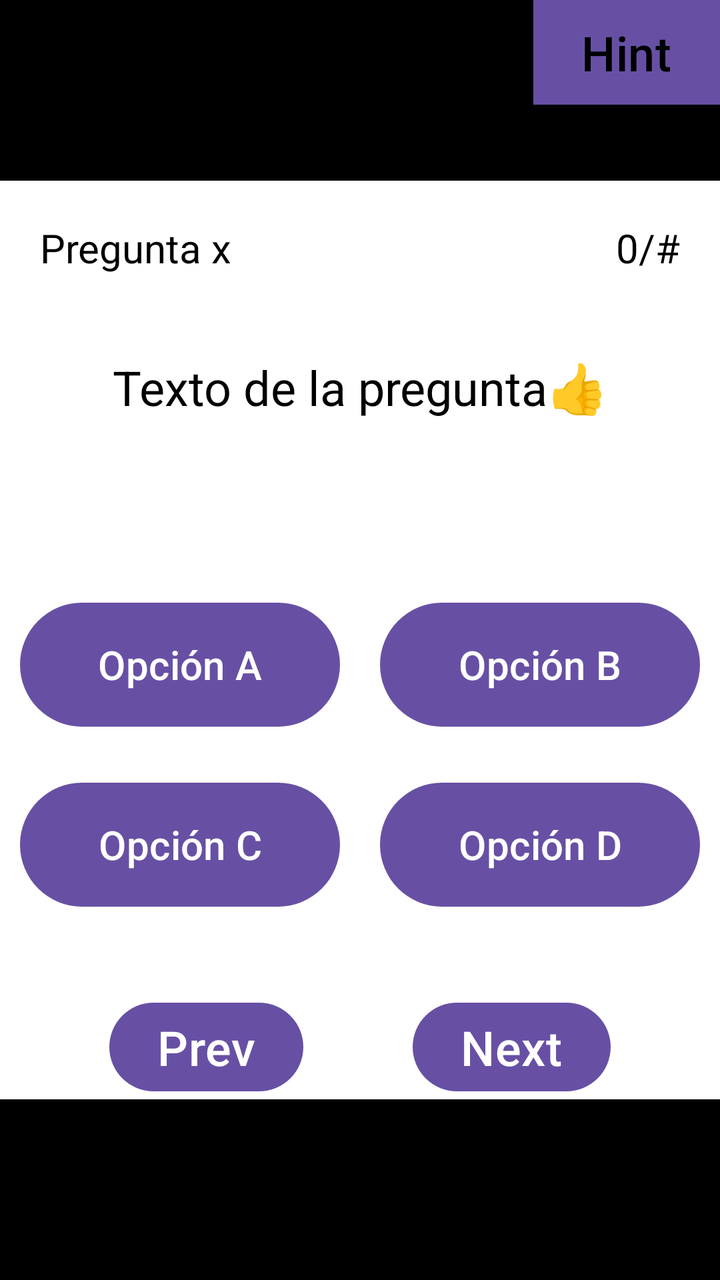
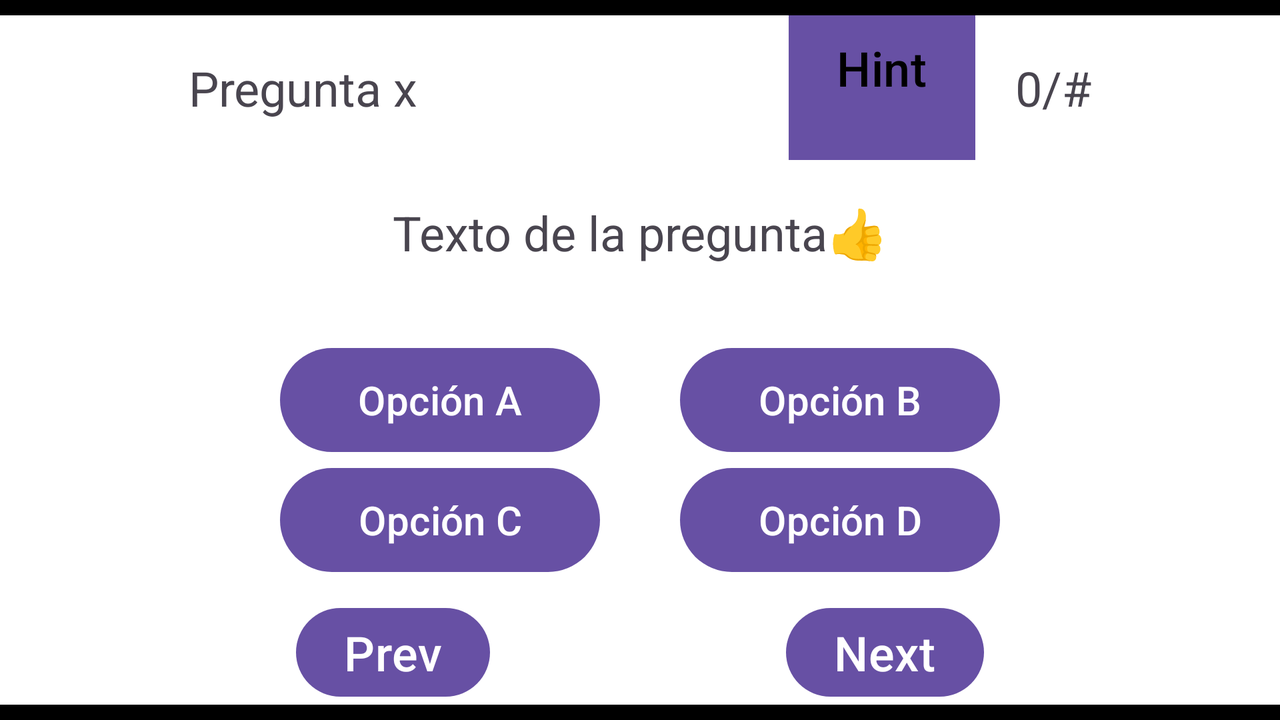

Compare how this app lays out the same screen by default and in its alternative resource folder. The renders come first, then the two layout files and the values they reference.
<!-- AndroidManifest.xml: application theme Theme.ProyectoPreguntadosMobile -->
<!-- res/layout/activity_game.xml -->
<?xml version="1.0" encoding="utf-8"?>
<androidx.constraintlayout.widget.ConstraintLayout xmlns:android="http://schemas.android.com/apk/res/android"
    xmlns:app="http://schemas.android.com/apk/res-auto"
    xmlns:tools="http://schemas.android.com/tools"
    android:id="@+id/main"
    android:layout_width="match_parent"
    android:layout_height="match_parent"
    android:background="@color/black"
    tools:context=".GameActivity">

    

    <LinearLayout
        android:layout_width="match_parent"
        android:layout_height="match_parent"
        android:gravity="end"
        android:orientation="vertical">

        <Button
            android:id="@+id/hint_button"
            android:layout_width="wrap_content"
            android:layout_height="wrap_content"
            android:background="@android:color/background_dark"
            android:gravity="top"
            android:text="@string/hint_button"
            android:textColor="@color/black"
            android:textSize="24sp" />
    </LinearLayout>


    <LinearLayout
        android:id="@+id/main_layout"
        android:layout_width="match_parent"
        android:layout_height="match_parent"
        android:gravity="center"
        android:orientation="vertical">

        <LinearLayout
            android:layout_width="match_parent"
            android:layout_height="wrap_content"
            android:background="@color/white"
            android:gravity="top"
            android:orientation="horizontal">

            <TextView
                android:id="@+id/questionNumber_text"
                android:layout_width="wrap_content"
                android:layout_height="wrap_content"
                android:layout_gravity="center"
                android:maxWidth="160dp"
                android:padding="20dp"
                android:textColor="@color/black"
                android:textSize="20sp"
                tools:text="Pregunta x" />

            <Space
                android:layout_width="0dp"
                android:layout_height="match_parent"
                android:layout_weight="1" />

            <TextView
                android:id="@+id/totalAnswered_text"
                android:layout_width="wrap_content"
                android:layout_height="wrap_content"
                android:layout_gravity="center"
                android:padding="20dp"
                android:textColor="@color/black"
                android:textSize="20sp"
                tools:text="0/#" />

        </LinearLayout>

        <TextView
            android:id="@+id/question_text"
            android:layout_width="match_parent"
            android:layout_height="wrap_content"
            android:background="@color/white"
            android:minHeight="130dp"
            android:padding="20dp"
            android:textAlignment="center"
            android:textColor="@color/black"
            android:textSize="24sp"
            tools:text="Texto de la pregunta👍" />

        <LinearLayout
            android:layout_width="match_parent"
            android:layout_height="wrap_content"
            android:background="@color/white"
            android:orientation="horizontal">

            <Space
                android:layout_width="0dp"
                android:layout_height="match_parent"
                android:layout_weight="1" />

            <Button
                android:id="@+id/optionA_button"
                android:layout_width="wrap_content"
                android:layout_height="wrap_content"
                android:layout_margin="10dp"
                android:maxWidth="160dp"
                android:maxHeight="170dp"
                android:minWidth="160dp"
                android:minHeight="70dp"
                android:textAlignment="center"
                android:textColor="@color/white"
                android:textSize="20sp"
                app:backgroundTint="#6750A4"
                tools:text="Opción A" />


            <Button
                android:id="@+id/optionB_button"
                android:layout_width="wrap_content"
                android:layout_height="wrap_content"
                android:layout_margin="10dp"
                android:maxWidth="160dp"
                android:maxHeight="170dp"
                android:minWidth="160dp"
                android:minHeight="70dp"
                android:textAlignment="center"
                android:textColor="@color/white"
                android:textSize="20sp"
                app:backgroundTint="#6750A4"
                tools:text="Opción B" />

            <Space
                android:layout_width="0dp"
                android:layout_height="match_parent"
                android:layout_weight="1" />

        </LinearLayout>

        <LinearLayout
            android:layout_width="match_parent"
            android:layout_height="wrap_content"
            android:background="@color/white"
            android:orientation="horizontal">

            <Space
                android:layout_width="0dp"
                android:layout_height="match_parent"
                android:layout_weight="1" />

            <Button
                android:id="@+id/optionC_button"
                android:layout_width="wrap_content"
                android:layout_height="wrap_content"
                android:layout_margin="10dp"
                android:maxWidth="160dp"
                android:maxHeight="170dp"
                android:minWidth="160dp"
                android:minHeight="70dp"
                android:textAlignment="center"
                android:textColor="@color/white"
                android:textSize="20sp"
                app:backgroundTint="#6750A4"
                tools:text="Opción C" />
            

            <Button
                android:id="@+id/optionD_button"
                android:layout_width="wrap_content"
                android:layout_height="wrap_content"
                android:layout_margin="10dp"
                android:maxWidth="160dp"
                android:maxHeight="170dp"
                android:minWidth="160dp"
                android:minHeight="70dp"
                android:textAlignment="center"
                android:textColor="@color/white"
                android:textSize="20sp"
                app:backgroundTint="#6750A4"

                tools:text="Opción D" />

            <Space
                android:layout_width="0dp"
                android:layout_height="match_parent"
                android:layout_weight="1" />
        </LinearLayout>


        <LinearLayout
            android:layout_width="match_parent"
            android:layout_height="wrap_content"
            android:background="@color/white"
            android:orientation="horizontal"
            android:paddingTop="30sp">

            <Space
                android:layout_width="0dp"
                android:layout_height="match_parent"
                android:layout_weight="1" />

            <Button

                android:id="@+id/prev_button"
                android:layout_width="wrap_content"
                android:layout_height="wrap_content"
                android:text="@string/prev_button"
                android:textSize="24sp"
                app:iconGravity="end"
                app:iconSize="18dp"
                tools:text="Prev" />

            <Space
                android:layout_width="0dp"
                android:layout_height="match_parent"
                android:layout_weight="1" />

            <Button
                android:id="@+id/next_button"
                android:layout_width="wrap_content"
                android:layout_height="wrap_content"
                android:text="@string/next_button"
                android:textSize="24sp"
                app:iconGravity="end"
                app:iconSize="18dp"
                tools:text="Next" />

            <Space
                android:layout_width="0dp"
                android:layout_height="match_parent"
                android:layout_weight="1" />

        </LinearLayout>

    </LinearLayout>

</androidx.constraintlayout.widget.ConstraintLayout>
<!-- resources referenced by this layout -->
<resources>
  <color name="black">#FF000000</color>
  <color name="white">#FFFFFFFF</color>
  <string name="hint_button">Hint</string>
  <string name="next_button">NEXT</string>
  <string name="prev_button">PREV</string>
  <style name="Theme.ProyectoPreguntadosMobile" parent="Base.Theme.ProyectoPreguntadosMobile" />
  <style name="Base.Theme.ProyectoPreguntadosMobile" parent="Theme.Material3.DayNight.NoActionBar">
          
          
      </style>
</resources>
<!-- res/layout-land/activity_game.xml (the repository's variant of the layout above) -->
<!-- drawn on the phone turned sideways -->
<?xml version="1.0" encoding="utf-8"?>
<androidx.constraintlayout.widget.ConstraintLayout xmlns:android="http://schemas.android.com/apk/res/android"
    xmlns:app="http://schemas.android.com/apk/res-auto"
    xmlns:tools="http://schemas.android.com/tools"
    android:id="@+id/main"
    android:layout_width="match_parent"
    android:layout_height="match_parent"
    android:background="@color/black"
    tools:context=".GameActivity">

    <LinearLayout
        android:id="@+id/main_layout"
        android:layout_width="match_parent"
        android:layout_height="match_parent"
        android:gravity="center"
        android:orientation="vertical">

        <LinearLayout
            android:layout_width="match_parent"
            android:layout_height="wrap_content"
            android:background="@color/white"
            android:gravity="top|center"
            android:orientation="horizontal">

            <TextView
                android:id="@+id/questionNumber_text"
                android:layout_width="320sp"
                android:layout_height="wrap_content"
                android:layout_gravity="center"
                android:maxWidth="160dp"
                android:padding="20dp"
                android:textSize="24sp"
                tools:text="Pregunta x" />

            <Button
                android:id="@+id/hint_button"
                android:layout_width="wrap_content"
                android:layout_height="match_parent"
                android:background="@android:color/background_dark"
                android:gravity="top"
                android:text="@string/hint_button"
                android:textColor="@color/black"
                android:textSize="24sp" />

            <TextView
                android:id="@+id/totalAnswered_text"
                android:layout_width="wrap_content"
                android:layout_height="wrap_content"
                android:layout_gravity="start"
                android:padding="20dp"
                android:textSize="24sp"
                tools:text="0/#" />


        </LinearLayout>

        <TextView
            android:id="@+id/question_text"
            android:layout_width="match_parent"
            android:layout_height="wrap_content"
            android:background="@color/white"
            android:minHeight="90dp"
            android:padding="20dp"
            android:textAlignment="center"
            android:textSize="24sp"
            tools:text="Texto de la pregunta👍" />

        <LinearLayout
            android:layout_width="match_parent"
            android:layout_height="wrap_content"
            android:background="@color/white"
            android:orientation="horizontal">

            <Space
                android:layout_width="0dp"
                android:layout_height="match_parent"
                android:layout_weight="1" />

            <Button
                android:id="@+id/optionA_button"
                android:layout_width="wrap_content"
                android:layout_height="wrap_content"
                android:layout_marginEnd="20dp"
                android:maxWidth="160dp"
                android:maxHeight="170dp"
                android:minWidth="160dp"
                android:minHeight="60dp"
                android:textAlignment="center"
                android:textSize="20sp"
                app:backgroundTint="#6750A4"
                tools:text="Opción A" />


            <Button
                android:id="@+id/optionB_button"
                android:layout_width="wrap_content"
                android:layout_height="wrap_content"
                android:layout_marginStart="20dp"
                android:maxWidth="160dp"
                android:maxHeight="170dp"
                android:minWidth="160dp"
                android:minHeight="60dp"
                android:textAlignment="center"
                android:textSize="20sp"
                app:backgroundTint="#6750A4"
                tools:text="Opción B" />

            <Space
                android:layout_width="0dp"
                android:layout_height="match_parent"
                android:layout_weight="1" />

        </LinearLayout>

        <LinearLayout
            android:layout_width="match_parent"
            android:layout_height="wrap_content"
            android:background="@color/white"
            android:orientation="horizontal">

            <Space
                android:layout_width="0dp"
                android:layout_height="match_parent"
                android:layout_weight="1" />

            <Button
                android:id="@+id/optionC_button"
                android:layout_width="wrap_content"
                android:layout_height="wrap_content"
                android:layout_marginEnd="20dp"
                android:maxWidth="160dp"
                android:maxHeight="170dp"
                android:minWidth="160dp"
                android:minHeight="60dp"
                android:textAlignment="center"
                android:textSize="20sp"
                app:backgroundTint="#6750A4"
                tools:text="Opción C" />
            

            <Button
                android:id="@+id/optionD_button"
                android:layout_width="wrap_content"
                android:layout_height="wrap_content"
                android:layout_marginStart="20dp"
                android:maxWidth="160dp"
                android:maxHeight="170dp"
                android:minWidth="160dp"
                android:minHeight="60dp"
                android:textAlignment="center"
                android:textSize="20sp"
                app:backgroundTint="#6750A4"
                tools:text="Opción D" />

            <Space
                android:layout_width="0dp"
                android:layout_height="match_parent"
                android:layout_weight="1" />
        </LinearLayout>


        <LinearLayout
            android:layout_width="match_parent"
            android:layout_height="wrap_content"
            android:background="@color/white"
            android:orientation="horizontal"
            android:paddingTop="10sp">

            <Space
                android:layout_width="0dp"
                android:layout_height="match_parent"
                android:layout_weight="1" />

            <Button

                android:id="@+id/prev_button"
                android:layout_width="wrap_content"
                android:layout_height="wrap_content"
                android:text="@string/prev_button"
                android:textSize="24sp"
                app:iconGravity="end"
                app:iconSize="18dp"
                tools:text="Prev" />

            <Space
                android:layout_width="0dp"
                android:layout_height="match_parent"
                android:layout_weight="1" />

            <Button
                android:id="@+id/next_button"
                android:layout_width="wrap_content"
                android:layout_height="wrap_content"
                android:text="@string/next_button"
                android:textSize="24sp"
                app:iconGravity="end"
                app:iconSize="18dp"
                tools:text="Next" />

            <Space
                android:layout_width="0dp"
                android:layout_height="match_parent"
                android:layout_weight="1" />

        </LinearLayout>

    </LinearLayout>

</androidx.constraintlayout.widget.ConstraintLayout>
